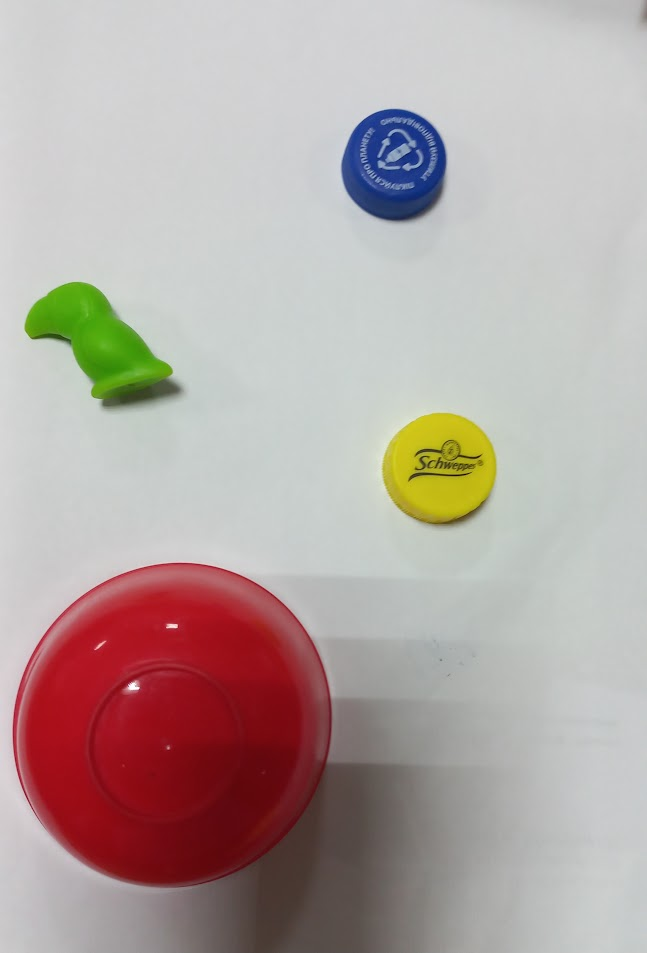
#> input picture Images/prakt.jpg, 647 x 953 px, found by its file name
$ python Praktychna2.py
#> lines starting #> are read from the running program, lines starting #| are printed output that depends on the picture; after the words box and inside, x2 and y2 are one past the last pixel; in counts of white or black regions, pixels touching at a corner belong together
import cv2
import numpy as np

img = cv2.imread('Images/prakt.jpg')
#> img is the input picture: shape (953, 647, 3); mean B, G, R 164.1, 167.4, 180.7
scale = 2
img = cv2.resize(img, (int(img.shape[1] // scale), int(img.shape[0] // scale)))
#> img: shape (476, 323, 3)
img_copy = img.copy()
img = cv2.GaussianBlur(img, (9, 9), 2)
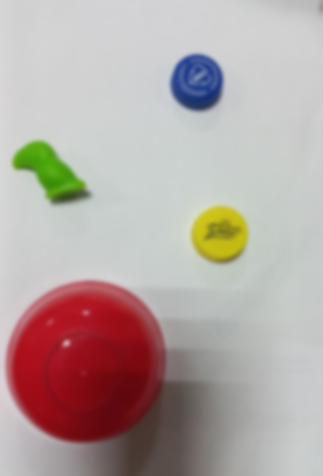
#> img: shape (476, 323, 3); mean B, G, R 164, 167.3, 180.7
img = cv2.cvtColor(img, cv2.COLOR_BGR2HSV)
#> img: shape (476, 323, 3); mean H, S, V 79.8, 42.7, 185.2


mask_red = cv2.inRange(img, (125, 100, 0), (179, 255, 255))
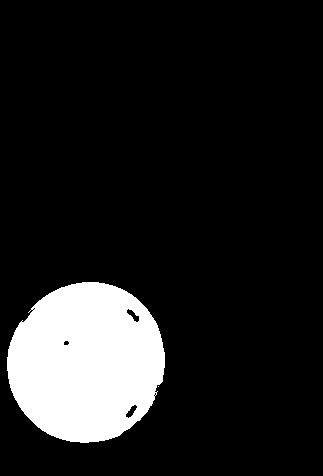
#> mask_red: shape (476, 323); 12.8% white; 2 white regions (1 under 20 px), largest, box (x1, y1, x2, y2) and area: (7, 282, 165, 443) 19633
mask_blue = cv2.inRange(img, (54, 100, 0), (167, 255, 255))
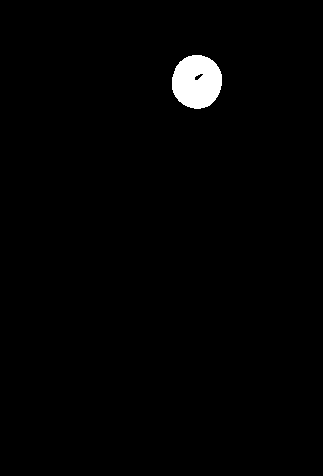
#> mask_blue: shape (476, 323); 1.4% white; 1 white region, box (x1, y1, x2, y2) and area: (172, 55, 222, 109) 2114
mask_green = cv2.inRange(img, (40, 100, 0), (100, 255, 255))
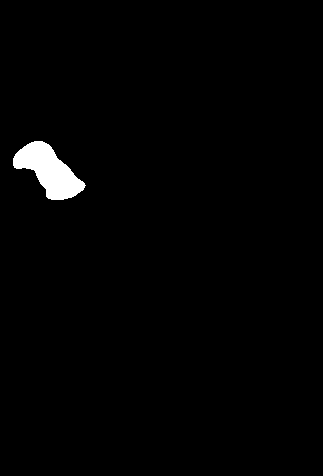
#> mask_green: shape (476, 323); 1.4% white; 1 white region, box (x1, y1, x2, y2) and area: (13, 141, 86, 200) 2213
mask_yellow = cv2.inRange(img, (8, 100, 0), (33, 255, 255))
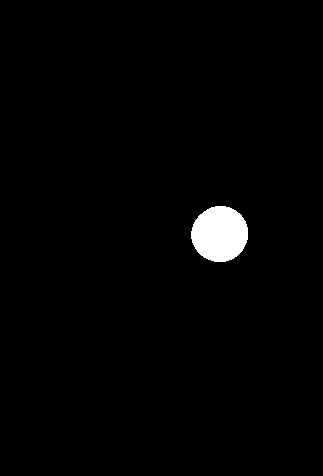
#> mask_yellow: shape (476, 323); 1.6% white; 1 white region, box (x1, y1, x2, y2) and area: (191, 206, 248, 262) 2503

mask_total = cv2.bitwise_or(mask_red, mask_blue)
#> mask_total: shape (476, 323); 14.1% white; 3 white regions (1 under 20 px), largest, box (x1, y1, x2, y2) and area: (7, 282, 165, 443) 19633, (172, 55, 222, 109) 2114
mask_total = cv2.bitwise_or(mask_total, mask_green)
#> mask_total: shape (476, 323); 15.6% white; 4 white regions (1 under 20 px), largest, box (x1, y1, x2, y2) and area: (7, 282, 165, 443) 19633, (13, 141, 86, 200) 2213, (172, 55, 222, 109) 2114
mask_total = cv2.bitwise_and(mask_total, mask_yellow)
#> mask_total: shape (476, 323); every value is 0

lower = np.array([0, 100, 0])
upper = np.array([179, 255, 255])

mask_total = cv2.inRange(img, lower, upper)
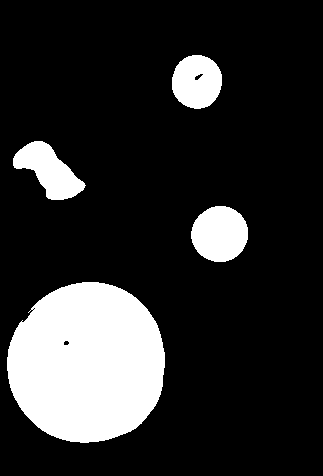
#> mask_total: shape (476, 323); 17.5% white; 4 white regions
img = cv2.bitwise_and(img, img, mask=mask_total)
#> img: shape (476, 323, 3); mean H, S, V 25.4, 35.8, 25.9

contours, _ = cv2.findContours(mask_total, cv2.RETR_EXTERNAL, cv2.CHAIN_APPROX_SIMPLE)
#> contours = 4 contours; box (x1, y1, x2, y2) and area: (7, 282, 165, 443) 19801, (191, 206, 248, 262) 2423, (13, 141, 86, 200) 2123, (172, 55, 222, 109) 2064

for cnt in contours:
    contours_red, _ = cv2.findContours(mask_red, cv2.RETR_EXTERNAL, cv2.CHAIN_APPROX_SIMPLE)
    for cnt_red in contours_red:
        area = cv2.contourArea(cnt_red)
        if area > 200:
            x_red, y_red, w, h = cv2.boundingRect(cnt_red)
            y_red = int(y_red)
            x_red = int(x_red)
    contours_blue, _ = cv2.findContours(mask_blue, cv2.RETR_EXTERNAL, cv2.CHAIN_APPROX_SIMPLE)
    for cnt_blue in contours_blue:
        area = cv2.contourArea(cnt_blue)
        if area > 200:
            x_blue, y_blue, w, h = cv2.boundingRect(cnt_blue)
            y_blue = int(y_blue)
            x_blue = int(x_blue)
    contours_green, _ = cv2.findContours(mask_green, cv2.RETR_EXTERNAL, cv2.CHAIN_APPROX_SIMPLE)
    for cnt_green in contours_green:
        area = cv2.contourArea(cnt_green)
        if area > 200:
            x_green, y_green, w, h = cv2.boundingRect(cnt_green)
            y_green = int(y_green)
            x_green = int(x_green)
    contours_yellow, _ = cv2.findContours(mask_yellow, cv2.RETR_EXTERNAL, cv2.CHAIN_APPROX_SIMPLE)
    for cnt_yellow in contours_yellow:
        area = cv2.contourArea(cnt_yellow)
        if area > 200:
            x_yellow, y_yellow, w, h = cv2.boundingRect(cnt_yellow)
            y_yellow = int(y_yellow)
            x_yellow = int(x_yellow)
    area = cv2.contourArea(cnt)
    if area > 200:
        x, y, w, h = cv2.boundingRect(cnt)
        if y == y_red and x == x_red:
            colour = 'red'
        elif y == y_blue and x == x_blue:
            colour = 'blue'
        elif y == y_green and x == x_green:
            colour = 'green'
        elif y == y_yellow and x == x_yellow:
            colour = 'yellow'
        else:
            colour = 'unknown'
        M = cv2.moments(cnt)
        if M['m00'] != 0:
            cx = int(M['m10'] / M['m00'])
            cy = int(M['m01'] / M['m00'])
        perimeter = cv2.arcLength(cnt, True)
        approx = cv2.approxPolyDP(cnt, 0.02 * perimeter, True)
        if len(approx) == 4:
            shape = "square"
        elif len(approx) == 3:
            shape = "triangle"
        elif len(approx) > 6:
            shape = "circle"
        else:
            shape = "other"

        cv2.putText(img_copy, f'S: {int(area)}, Sh: {shape}', (x - 5, y - 5 if y - 5 > 10 else y + 15), cv2.FONT_HERSHEY_COMPLEX_SMALL, 0.5, (0, 0, 255), 1)
        cv2.putText(img_copy, f'Cl: {colour}, x, y:{x, y}', (x - 5, y - 25 if y - 25> 10 else y), cv2.FONT_HERSHEY_COMPLEX_SMALL, 0.5, (0, 0, 255), 1)
        cv2.rectangle(img_copy, (x, y), (x + w, y + h), (0, 255, 0), 2)
        cv2.circle(img_copy, (cx, cy), 3, (255, 0, 0), -1)
#> this loop made 4 passes
#> (area, x, y, w, h, colour, cx, cy) on passes 1 to 4: (19801, 7, 282, 158, 161, 'red', 86, 362), (2423, 191, 206, 57, 56, 'yellow', 219, 233), (2123, 13, 141, 73, 59, 'green', 48, 170), (2063.5, 172, 55, 50, 54, 'blue', 196, 81)
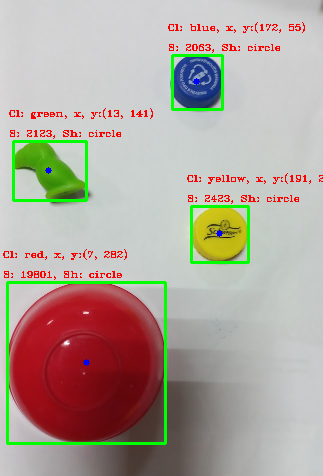
#> img_copy: shape (476, 323, 3); mean B, G, R 156.9, 166.5, 176.8


cv2.imshow('Image', img)
cv2.imshow('Mask', img_copy)
cv2.waitKey(0)
cv2.destroyAllWindows()
cv2.imwrite('result.jpg', img_copy)
